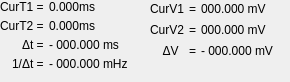
<?xml version="1.0" encoding="UTF-8"?>
<ui version="4.0">
 <class>CursorReadouts</class>
 <widget class="QWidget" name="CursorReadouts">
  <property name="geometry">
   <rect>
    <x>0</x>
    <y>0</y>
    <width>290</width>
    <height>82</height>
   </rect>
  </property>
  <property name="sizePolicy">
   <sizepolicy hsizetype="Fixed" vsizetype="Fixed">
    <horstretch>0</horstretch>
    <verstretch>0</verstretch>
   </sizepolicy>
  </property>
  <property name="maximumSize">
   <size>
    <width>290</width>
    <height>82</height>
   </size>
  </property>
  <property name="windowTitle">
   <string>Form</string>
  </property>
  <property name="styleSheet">
   <string notr="true"/>
  </property>
  <layout class="QHBoxLayout" name="horizontalLayout">
   <property name="spacing">
    <number>0</number>
   </property>
   <property name="leftMargin">
    <number>0</number>
   </property>
   <property name="topMargin">
    <number>0</number>
   </property>
   <property name="rightMargin">
    <number>0</number>
   </property>
   <property name="bottomMargin">
    <number>0</number>
   </property>
   <item>
    <widget class="QWidget" name="widgetTimeCursors" native="true">
     <property name="sizePolicy">
      <sizepolicy hsizetype="Fixed" vsizetype="Fixed">
       <horstretch>148</horstretch>
       <verstretch>92</verstretch>
      </sizepolicy>
     </property>
     <property name="minimumSize">
      <size>
       <width>148</width>
       <height>82</height>
      </size>
     </property>
     <property name="maximumSize">
      <size>
       <width>150</width>
       <height>82</height>
      </size>
     </property>
     <property name="styleSheet">
      <string notr="true"/>
     </property>
     <layout class="QGridLayout" name="gridLayout">
      <property name="leftMargin">
       <number>0</number>
      </property>
      <property name="topMargin">
       <number>0</number>
      </property>
      <property name="rightMargin">
       <number>0</number>
      </property>
      <property name="bottomMargin">
       <number>0</number>
      </property>
      <property name="spacing">
       <number>5</number>
      </property>
      <item row="0" column="3">
       <spacer name="vSpacer_3">
        <property name="orientation">
         <enum>Qt::Vertical</enum>
        </property>
        <property name="sizeType">
         <enum>QSizePolicy::Fixed</enum>
        </property>
        <property name="sizeHint" stdset="0">
         <size>
          <width>0</width>
          <height>0</height>
         </size>
        </property>
       </spacer>
      </item>
      <item row="5" column="0">
       <spacer name="vSpacer_2">
        <property name="orientation">
         <enum>Qt::Vertical</enum>
        </property>
        <property name="sizeType">
         <enum>QSizePolicy::Expanding</enum>
        </property>
        <property name="sizeHint" stdset="0">
         <size>
          <width>0</width>
          <height>0</height>
         </size>
        </property>
       </spacer>
      </item>
      <item row="4" column="0">
       <spacer name="hSpacer_2">
        <property name="orientation">
         <enum>Qt::Horizontal</enum>
        </property>
        <property name="sizeType">
         <enum>QSizePolicy::Fixed</enum>
        </property>
        <property name="sizeHint" stdset="0">
         <size>
          <width>0</width>
          <height>0</height>
         </size>
        </property>
       </spacer>
      </item>
      <item row="1" column="3">
       <spacer name="hSpacer">
        <property name="orientation">
         <enum>Qt::Horizontal</enum>
        </property>
        <property name="sizeType">
         <enum>QSizePolicy::Fixed</enum>
        </property>
        <property name="sizeHint" stdset="0">
         <size>
          <width>0</width>
          <height>0</height>
         </size>
        </property>
       </spacer>
      </item>
      <item row="3" column="1" alignment="Qt::AlignRight">
       <widget class="QLabel" name="lblTimeDeltaLabel">
        <property name="sizePolicy">
         <sizepolicy hsizetype="Fixed" vsizetype="Fixed">
          <horstretch>0</horstretch>
          <verstretch>0</verstretch>
         </sizepolicy>
        </property>
        <property name="text">
         <string>Δt =</string>
        </property>
        <property name="alignment">
         <set>Qt::AlignLeading|Qt::AlignLeft|Qt::AlignVCenter</set>
        </property>
       </widget>
      </item>
      <item row="1" column="2">
       <widget class="QLabel" name="lblCursorT1">
        <property name="sizePolicy">
         <sizepolicy hsizetype="Fixed" vsizetype="Fixed">
          <horstretch>0</horstretch>
          <verstretch>0</verstretch>
         </sizepolicy>
        </property>
        <property name="text">
         <string>0.000ms</string>
        </property>
       </widget>
      </item>
      <item row="2" column="1" alignment="Qt::AlignRight">
       <widget class="QLabel" name="lblCursorT2label">
        <property name="sizePolicy">
         <sizepolicy hsizetype="Fixed" vsizetype="Fixed">
          <horstretch>0</horstretch>
          <verstretch>0</verstretch>
         </sizepolicy>
        </property>
        <property name="text">
         <string>CurT2 =</string>
        </property>
        <property name="alignment">
         <set>Qt::AlignLeading|Qt::AlignLeft|Qt::AlignVCenter</set>
        </property>
       </widget>
      </item>
      <item row="4" column="1" alignment="Qt::AlignRight">
       <widget class="QLabel" name="lblFrequencyDeltaLabel">
        <property name="sizePolicy">
         <sizepolicy hsizetype="Fixed" vsizetype="Fixed">
          <horstretch>0</horstretch>
          <verstretch>0</verstretch>
         </sizepolicy>
        </property>
        <property name="text">
         <string>1/Δt =</string>
        </property>
        <property name="alignment">
         <set>Qt::AlignLeading|Qt::AlignLeft|Qt::AlignVCenter</set>
        </property>
       </widget>
      </item>
      <item row="3" column="2" colspan="2">
       <widget class="QLabel" name="lblTimeDelta">
        <property name="sizePolicy">
         <sizepolicy hsizetype="Fixed" vsizetype="Fixed">
          <horstretch>0</horstretch>
          <verstretch>0</verstretch>
         </sizepolicy>
        </property>
        <property name="text">
         <string>- 000.000 ms</string>
        </property>
       </widget>
      </item>
      <item row="2" column="2" colspan="2">
       <widget class="QLabel" name="lblCursorT2">
        <property name="sizePolicy">
         <sizepolicy hsizetype="Fixed" vsizetype="Fixed">
          <horstretch>0</horstretch>
          <verstretch>0</verstretch>
         </sizepolicy>
        </property>
        <property name="text">
         <string>0.000ms</string>
        </property>
       </widget>
      </item>
      <item row="4" column="2" colspan="2">
       <widget class="QLabel" name="lblFrequencyDelta">
        <property name="sizePolicy">
         <sizepolicy hsizetype="Fixed" vsizetype="Fixed">
          <horstretch>0</horstretch>
          <verstretch>0</verstretch>
         </sizepolicy>
        </property>
        <property name="text">
         <string>- 000.000 mHz</string>
        </property>
       </widget>
      </item>
      <item row="1" column="1">
       <widget class="QLabel" name="lblCursorT1label">
        <property name="sizePolicy">
         <sizepolicy hsizetype="Fixed" vsizetype="Fixed">
          <horstretch>0</horstretch>
          <verstretch>0</verstretch>
         </sizepolicy>
        </property>
        <property name="text">
         <string>CurT1 =</string>
        </property>
        <property name="alignment">
         <set>Qt::AlignLeading|Qt::AlignLeft|Qt::AlignVCenter</set>
        </property>
       </widget>
      </item>
     </layout>
    </widget>
   </item>
   <item>
    <widget class="QWidget" name="widgetVoltageCursors" native="true">
     <property name="sizePolicy">
      <sizepolicy hsizetype="Fixed" vsizetype="Fixed">
       <horstretch>140</horstretch>
       <verstretch>89</verstretch>
      </sizepolicy>
     </property>
     <property name="minimumSize">
      <size>
       <width>140</width>
       <height>82</height>
      </size>
     </property>
     <property name="maximumSize">
      <size>
       <width>140</width>
       <height>82</height>
      </size>
     </property>
     <property name="styleSheet">
      <string notr="true"/>
     </property>
     <layout class="QGridLayout" name="gridLayout_2">
      <property name="leftMargin">
       <number>0</number>
      </property>
      <property name="topMargin">
       <number>0</number>
      </property>
      <property name="rightMargin">
       <number>0</number>
      </property>
      <property name="bottomMargin">
       <number>0</number>
      </property>
      <property name="spacing">
       <number>5</number>
      </property>
      <item row="2" column="0">
       <widget class="QLabel" name="lblCursorV2label">
        <property name="sizePolicy">
         <sizepolicy hsizetype="Fixed" vsizetype="Fixed">
          <horstretch>0</horstretch>
          <verstretch>0</verstretch>
         </sizepolicy>
        </property>
        <property name="text">
         <string>CurV2</string>
        </property>
        <property name="alignment">
         <set>Qt::AlignLeading|Qt::AlignLeft|Qt::AlignVCenter</set>
        </property>
       </widget>
      </item>
      <item row="3" column="0">
       <widget class="QLabel" name="lblDeltaVlabel">
        <property name="sizePolicy">
         <sizepolicy hsizetype="Fixed" vsizetype="Fixed">
          <horstretch>0</horstretch>
          <verstretch>0</verstretch>
         </sizepolicy>
        </property>
        <property name="text">
         <string>    ΔV</string>
        </property>
        <property name="alignment">
         <set>Qt::AlignLeading|Qt::AlignLeft|Qt::AlignVCenter</set>
        </property>
       </widget>
      </item>
      <item row="1" column="0">
       <widget class="QLabel" name="lblCursorV1label">
        <property name="sizePolicy">
         <sizepolicy hsizetype="Fixed" vsizetype="Fixed">
          <horstretch>0</horstretch>
          <verstretch>0</verstretch>
         </sizepolicy>
        </property>
        <property name="text">
         <string>CurV1</string>
        </property>
        <property name="alignment">
         <set>Qt::AlignLeading|Qt::AlignLeft|Qt::AlignVCenter</set>
        </property>
       </widget>
      </item>
      <item row="2" column="2" colspan="2">
       <widget class="QLabel" name="lblCursorV2">
        <property name="sizePolicy">
         <sizepolicy hsizetype="Fixed" vsizetype="Fixed">
          <horstretch>0</horstretch>
          <verstretch>0</verstretch>
         </sizepolicy>
        </property>
        <property name="text">
         <string>000.000 mV</string>
        </property>
       </widget>
      </item>
      <item row="5" column="2">
       <widget class="QLabel" name="lbl_15">
        <property name="enabled">
         <bool>false</bool>
        </property>
        <property name="sizePolicy">
         <sizepolicy hsizetype="Fixed" vsizetype="Fixed">
          <horstretch>0</horstretch>
          <verstretch>0</verstretch>
         </sizepolicy>
        </property>
        <property name="text">
         <string/>
        </property>
       </widget>
      </item>
      <item row="1" column="2">
       <widget class="QLabel" name="lblCursorV1">
        <property name="sizePolicy">
         <sizepolicy hsizetype="Fixed" vsizetype="Fixed">
          <horstretch>0</horstretch>
          <verstretch>0</verstretch>
         </sizepolicy>
        </property>
        <property name="text">
         <string>000.000 mV</string>
        </property>
       </widget>
      </item>
      <item row="6" column="0">
       <spacer name="vSpacer_4">
        <property name="orientation">
         <enum>Qt::Vertical</enum>
        </property>
        <property name="sizeType">
         <enum>QSizePolicy::Fixed</enum>
        </property>
        <property name="sizeHint" stdset="0">
         <size>
          <width>0</width>
          <height>0</height>
         </size>
        </property>
       </spacer>
      </item>
      <item row="5" column="0">
       <spacer name="hSpacer_4">
        <property name="orientation">
         <enum>Qt::Horizontal</enum>
        </property>
        <property name="sizeType">
         <enum>QSizePolicy::Fixed</enum>
        </property>
        <property name="sizeHint" stdset="0">
         <size>
          <width>0</width>
          <height>0</height>
         </size>
        </property>
       </spacer>
      </item>
      <item row="1" column="3">
       <spacer name="hSpacer_3">
        <property name="orientation">
         <enum>Qt::Horizontal</enum>
        </property>
        <property name="sizeType">
         <enum>QSizePolicy::Expanding</enum>
        </property>
        <property name="sizeHint" stdset="0">
         <size>
          <width>0</width>
          <height>0</height>
         </size>
        </property>
       </spacer>
      </item>
      <item row="0" column="3">
       <spacer name="vSpacer_5">
        <property name="orientation">
         <enum>Qt::Vertical</enum>
        </property>
        <property name="sizeType">
         <enum>QSizePolicy::Fixed</enum>
        </property>
        <property name="sizeHint" stdset="0">
         <size>
          <width>0</width>
          <height>0</height>
         </size>
        </property>
       </spacer>
      </item>
      <item row="3" column="2">
       <widget class="QLabel" name="lblVoltageDelta">
        <property name="sizePolicy">
         <sizepolicy hsizetype="Fixed" vsizetype="Fixed">
          <horstretch>0</horstretch>
          <verstretch>0</verstretch>
         </sizepolicy>
        </property>
        <property name="text">
         <string>- 000.000 mV</string>
        </property>
       </widget>
      </item>
      <item row="3" column="1">
       <widget class="QLabel" name="lbl">
        <property name="text">
         <string>=</string>
        </property>
       </widget>
      </item>
      <item row="2" column="1">
       <widget class="QLabel" name="lbl_2">
        <property name="text">
         <string>=</string>
        </property>
       </widget>
      </item>
      <item row="1" column="1">
       <widget class="QLabel" name="lbl_3">
        <property name="text">
         <string>=</string>
        </property>
       </widget>
      </item>
     </layout>
    </widget>
   </item>
  </layout>
 </widget>
 <resources/>
 <connections/>
</ui>
